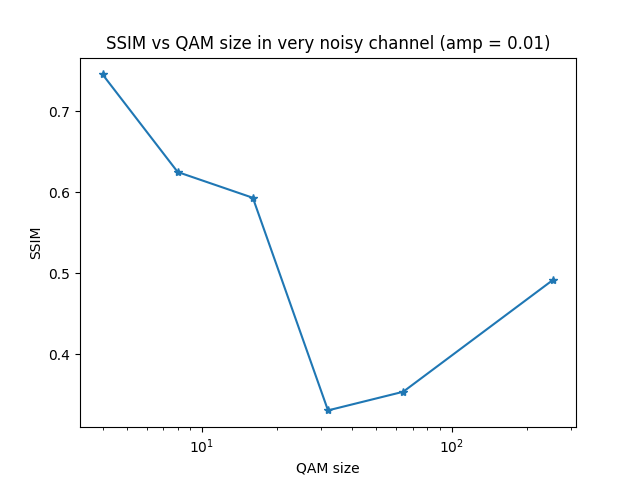

Write Python code to recreate this figure.
import numpy as np
import matplotlib.pyplot as plt

if __name__ == "__main__":
  qam_list = np.array([4, 8, 16, 32, 64, 256])
  ssim_list = np.zeros(qam_list.shape)
  plt.figure()
  
  f = np.load("./4.npz")
  ssim_list[0] = f['SSIM_list'][0]
  f = np.load("./8.npz")
  ssim_list[1] = f['SSIM_list'][0]
  f = np.load("./16.npz")
  ssim_list[2] = f['SSIM_list'][0]
  f = np.load("./32.npz")
  ssim_list[3] = f['SSIM_list'][0]
  f = np.load("./64.npz")
  ssim_list[4] = f['SSIM_list'][0]
  f = np.load("./256.npz")
  ssim_list[5] = f['SSIM_list'][0]
   

  plt.semilogx(qam_list, ssim_list, marker = '*')
  plt.title("SSIM vs QAM size in very noisy channel (amp = 0.01)")
  plt.xlabel("QAM size")
  plt.ylabel("SSIM")
  plt.savefig("snr_ssim_noisy.png")
  plt.show()
